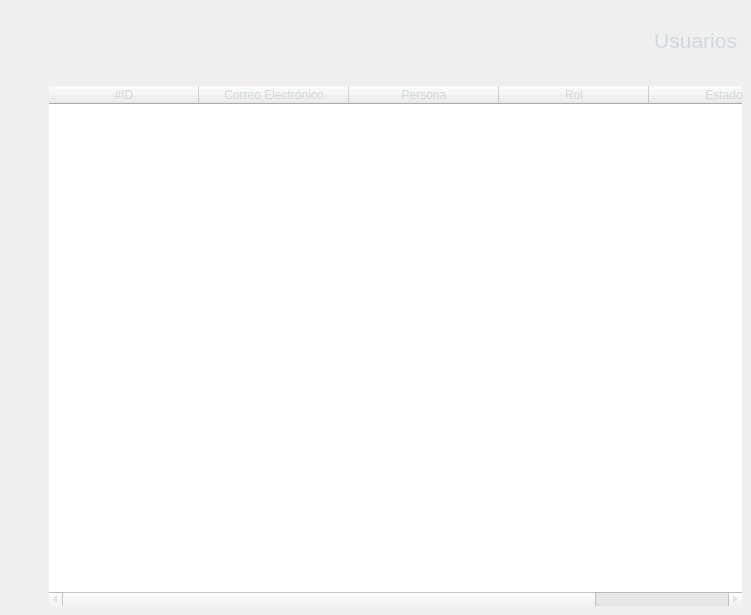
<?xml version="1.0" encoding="UTF-8"?>
<ui version="4.0">
 <class>Frame</class>
 <widget class="QFrame" name="Frame">
  <property name="geometry">
   <rect>
    <x>0</x>
    <y>0</y>
    <width>751</width>
    <height>615</height>
   </rect>
  </property>
  <property name="windowTitle">
   <string>Frame</string>
  </property>
  <property name="lineWidth">
   <number>0</number>
  </property>
  <layout class="QVBoxLayout" stretch="1,8">
   <property name="spacing">
    <number>10</number>
   </property>
   <property name="leftMargin">
    <number>40</number>
   </property>
   <property name="topMargin">
    <number>0</number>
   </property>
   <property name="rightMargin">
    <number>0</number>
   </property>
   <property name="bottomMargin">
    <number>0</number>
   </property>
   <item>
    <widget class="QFrame" name="frame">
     <property name="sizePolicy">
      <sizepolicy hsizetype="Expanding" vsizetype="Expanding">
       <horstretch>0</horstretch>
       <verstretch>0</verstretch>
      </sizepolicy>
     </property>
     <property name="layoutDirection">
      <enum>Qt::RightToLeft</enum>
     </property>
     <property name="frameShape">
      <enum>QFrame::NoFrame</enum>
     </property>
     <property name="frameShadow">
      <enum>QFrame::Raised</enum>
     </property>
     <property name="lineWidth">
      <number>0</number>
     </property>
     <widget class="QLabel" name="label">
      <property name="geometry">
       <rect>
        <x>486</x>
        <y>30</y>
        <width>211</width>
        <height>20</height>
       </rect>
      </property>
      <property name="sizePolicy">
       <sizepolicy hsizetype="Expanding" vsizetype="Expanding">
        <horstretch>0</horstretch>
        <verstretch>0</verstretch>
       </sizepolicy>
      </property>
      <property name="font">
       <font>
        <pointsize>16</pointsize>
       </font>
      </property>
      <property name="styleSheet">
       <string notr="true">QLabel {
	color: #cfd8dc;
}</string>
      </property>
      <property name="text">
       <string>Usuarios</string>
      </property>
      <property name="alignment">
       <set>Qt::AlignRight|Qt::AlignTrailing|Qt::AlignVCenter</set>
      </property>
     </widget>
     <widget class="QPushButton" name="btn_plus">
      <property name="geometry">
       <rect>
        <x>0</x>
        <y>30</y>
        <width>31</width>
        <height>31</height>
       </rect>
      </property>
      <property name="cursor">
       <cursorShape>PointingHandCursor</cursorShape>
      </property>
      <property name="text">
       <string/>
      </property>
      <property name="icon">
       <iconset>
        <normaloff>../assets/images/plus.png</normaloff>../assets/images/plus.png</iconset>
      </property>
      <property name="iconSize">
       <size>
        <width>25</width>
        <height>25</height>
       </size>
      </property>
      <property name="flat">
       <bool>true</bool>
      </property>
     </widget>
    </widget>
   </item>
   <item>
    <widget class="QFrame" name="frame_2">
     <property name="frameShape">
      <enum>QFrame::NoFrame</enum>
     </property>
     <property name="frameShadow">
      <enum>QFrame::Raised</enum>
     </property>
     <layout class="QVBoxLayout" name="verticalLayout">
      <item>
       <widget class="QTableWidget" name="table">
        <property name="enabled">
         <bool>true</bool>
        </property>
        <property name="sizePolicy">
         <sizepolicy hsizetype="Expanding" vsizetype="Expanding">
          <horstretch>0</horstretch>
          <verstretch>0</verstretch>
         </sizepolicy>
        </property>
        <property name="styleSheet">
         <string notr="true">color: #cfd8dc;</string>
        </property>
        <property name="frameShape">
         <enum>QFrame::NoFrame</enum>
        </property>
        <property name="verticalScrollBarPolicy">
         <enum>Qt::ScrollBarAsNeeded</enum>
        </property>
        <property name="sizeAdjustPolicy">
         <enum>QAbstractScrollArea::AdjustToContents</enum>
        </property>
        <property name="editTriggers">
         <set>QAbstractItemView::NoEditTriggers</set>
        </property>
        <property name="alternatingRowColors">
         <bool>false</bool>
        </property>
        <property name="textElideMode">
         <enum>Qt::ElideMiddle</enum>
        </property>
        <property name="verticalScrollMode">
         <enum>QAbstractItemView::ScrollPerItem</enum>
        </property>
        <property name="showGrid">
         <bool>true</bool>
        </property>
        <property name="gridStyle">
         <enum>Qt::SolidLine</enum>
        </property>
        <property name="sortingEnabled">
         <bool>true</bool>
        </property>
        <property name="cornerButtonEnabled">
         <bool>false</bool>
        </property>
        <property name="rowCount">
         <number>0</number>
        </property>
        <property name="columnCount">
         <number>5</number>
        </property>
        <attribute name="horizontalHeaderVisible">
         <bool>true</bool>
        </attribute>
        <attribute name="horizontalHeaderCascadingSectionResizes">
         <bool>false</bool>
        </attribute>
        <attribute name="horizontalHeaderMinimumSectionSize">
         <number>150</number>
        </attribute>
        <attribute name="horizontalHeaderDefaultSectionSize">
         <number>150</number>
        </attribute>
        <attribute name="horizontalHeaderShowSortIndicator" stdset="0">
         <bool>true</bool>
        </attribute>
        <attribute name="horizontalHeaderStretchLastSection">
         <bool>true</bool>
        </attribute>
        <attribute name="verticalHeaderVisible">
         <bool>true</bool>
        </attribute>
        <attribute name="verticalHeaderHighlightSections">
         <bool>true</bool>
        </attribute>
        <attribute name="verticalHeaderShowSortIndicator" stdset="0">
         <bool>true</bool>
        </attribute>
        <column>
         <property name="text">
          <string>#ID</string>
         </property>
        </column>
        <column>
         <property name="text">
          <string>Correo Electrónico</string>
         </property>
        </column>
        <column>
         <property name="text">
          <string>Persona</string>
         </property>
        </column>
        <column>
         <property name="text">
          <string>Rol</string>
         </property>
        </column>
        <column>
         <property name="text">
          <string>Estado</string>
         </property>
        </column>
       </widget>
      </item>
     </layout>
    </widget>
   </item>
  </layout>
 </widget>
 <resources/>
 <connections/>
</ui>
